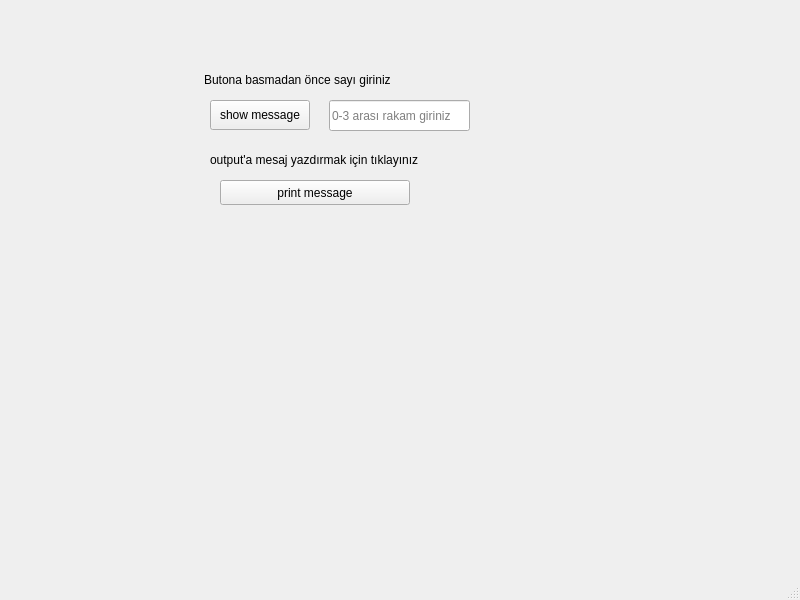
<?xml version="1.0" encoding="UTF-8"?>
<ui version="4.0">
 <class>MainWindow</class>
 <widget class="QMainWindow" name="MainWindow">
  <property name="geometry">
   <rect>
    <x>0</x>
    <y>0</y>
    <width>800</width>
    <height>600</height>
   </rect>
  </property>
  <property name="windowTitle">
   <string>MainWindow</string>
  </property>
  <widget class="QWidget" name="centralwidget">
   <widget class="QPushButton" name="pushButton">
    <property name="geometry">
     <rect>
      <x>210</x>
      <y>100</y>
      <width>100</width>
      <height>30</height>
     </rect>
    </property>
    <property name="text">
     <string>show message</string>
    </property>
   </widget>
   <widget class="QLineEdit" name="text_1">
    <property name="geometry">
     <rect>
      <x>329</x>
      <y>100</y>
      <width>141</width>
      <height>31</height>
     </rect>
    </property>
    <property name="text">
     <string/>
    </property>
    <property name="placeholderText">
     <string>0-3 arası rakam giriniz</string>
    </property>
   </widget>
   <widget class="QLabel" name="label">
    <property name="geometry">
     <rect>
      <x>204</x>
      <y>70</y>
      <width>200</width>
      <height>20</height>
     </rect>
    </property>
    <property name="text">
     <string>Butona basmadan önce sayı giriniz </string>
    </property>
   </widget>
   <widget class="QPushButton" name="pushButton_2">
    <property name="geometry">
     <rect>
      <x>220</x>
      <y>180</y>
      <width>190</width>
      <height>25</height>
     </rect>
    </property>
    <property name="text">
     <string>print message</string>
    </property>
   </widget>
   <widget class="QLabel" name="label_2">
    <property name="geometry">
     <rect>
      <x>210</x>
      <y>150</y>
      <width>211</width>
      <height>20</height>
     </rect>
    </property>
    <property name="text">
     <string>output'a mesaj yazdırmak için tıklayınız</string>
    </property>
   </widget>
  </widget>
  <widget class="QMenuBar" name="menubar">
   <property name="geometry">
    <rect>
     <x>0</x>
     <y>0</y>
     <width>800</width>
     <height>20</height>
    </rect>
   </property>
  </widget>
  <widget class="QStatusBar" name="statusbar"/>
 </widget>
 <resources/>
 <connections/>
</ui>
